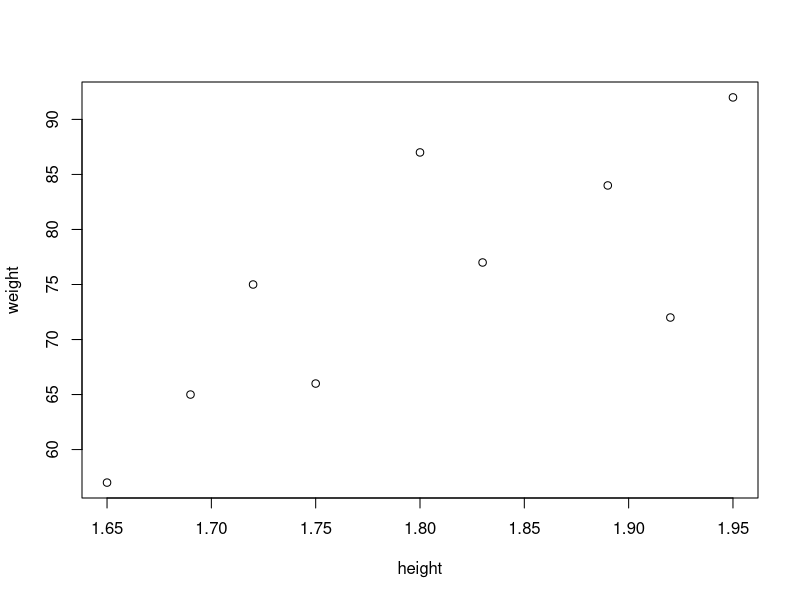
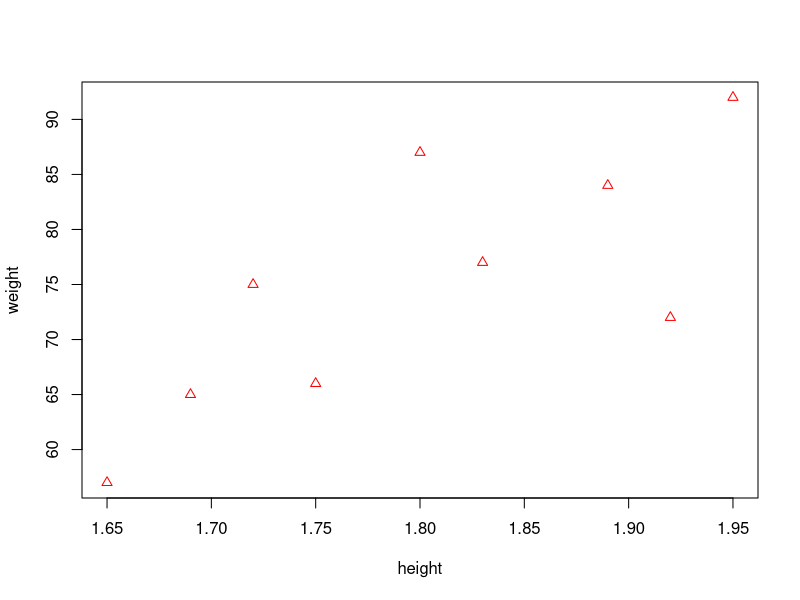

The R source for these figures, in order: (Note: this script raises an error after producing the figures.)
#  Brief Example using R Script ####

scores <- c(12, 8, 12, 12, 16, 13, 18, 17, 18)

# We used the combine function c() to create a vector.
# We created a vector of numerics, a vector of characters, and 
# a vector of logicals.

weight <- c(75, 66, 87, 65, 72, 57, 92, 84, 77)
height <- c(1.72, 1.75, 1.8, 1.69, 1.92, 1.65, 1.95, 1.89, 1.83)
spatial <- c(35, 42, 22, 40, 19, 27, 32, 36, 44)
math.ach <- c(21, 27, 19, 29, 21, 25, 26, 23, 30)

## Vectorized calculations ####

bmi <- weight/height^2

## Calculate sample mean  ####

mean(bmi)   # Using the mean() function

x.bar <- sum(bmi)/length(bmi)

## Calculate sample variance & sample standard deviation ####

var(bmi)
sd(bmi)

# sample size of bmi
n.obs <- length(bmi)

# deviation scores of bmi
dev.scores <- bmi - x.bar

# squared deviation scores of bmi
sq.dev.scores <- dev.scores^2

# sample variance
sum(sq.dev.scores)/(n.obs-1)


(var1 <- sum((bmi - x.bar)^2)/(length(bmi)-1))

## Generate Scatterplot ####

plot(height, weight)
plot(height, weight, col="red", pch = 2)

## Covariance ####

cov(height, weight)

## Pearson's correlation coefficient ####

cor(height, weight)

## Data frame ####

# Typically, you will import data into R as a data frame.
# Here, instead, we will take the existing variables and
# create a data frame using the data.frame() function.

fake.data1 <- data.frame(weight, height, bmi, spatial, math.ach)
fake.data1

# Remove the individual objects that we created.
# Notice how the Global Environment has changed.

rm(weight,height,bmi,spatial,math.ach)

dim(fake.data1)    # Check the number of rows/columns in data frame 
str(fake.data1)    # str() function provides more info about our data frame

summary(fake.data1)

# With the code below, R will return an error. Remember that these two variables
# no longer exist in the Global Environment.

plot(height, weight, col="red", pch = 2)


# We need to tell R where the variables are. Notice how the following approaches work.

with(fake.data1, plot(height, weight, col="purple", pch = 8))

plot(fake.data1$height, fake.data1$weight, col="blue", pch = 10)

# Add a new variable to a data frame

fake.data1$surname <- c("Kim","Jones","Rosopa","Cox","Smith","Riley","Li","Sherman","Gomez")

summary(fake.data1)

## Packages ####

# We can install packages from the R Console...
# Need the name of the package.
# Set dependencies argument to TRUE.

install.packages("car", dependencies = TRUE)

# Can also install using Packages tab.
# When you want to use a package, be sure to load the package.

library(car)
